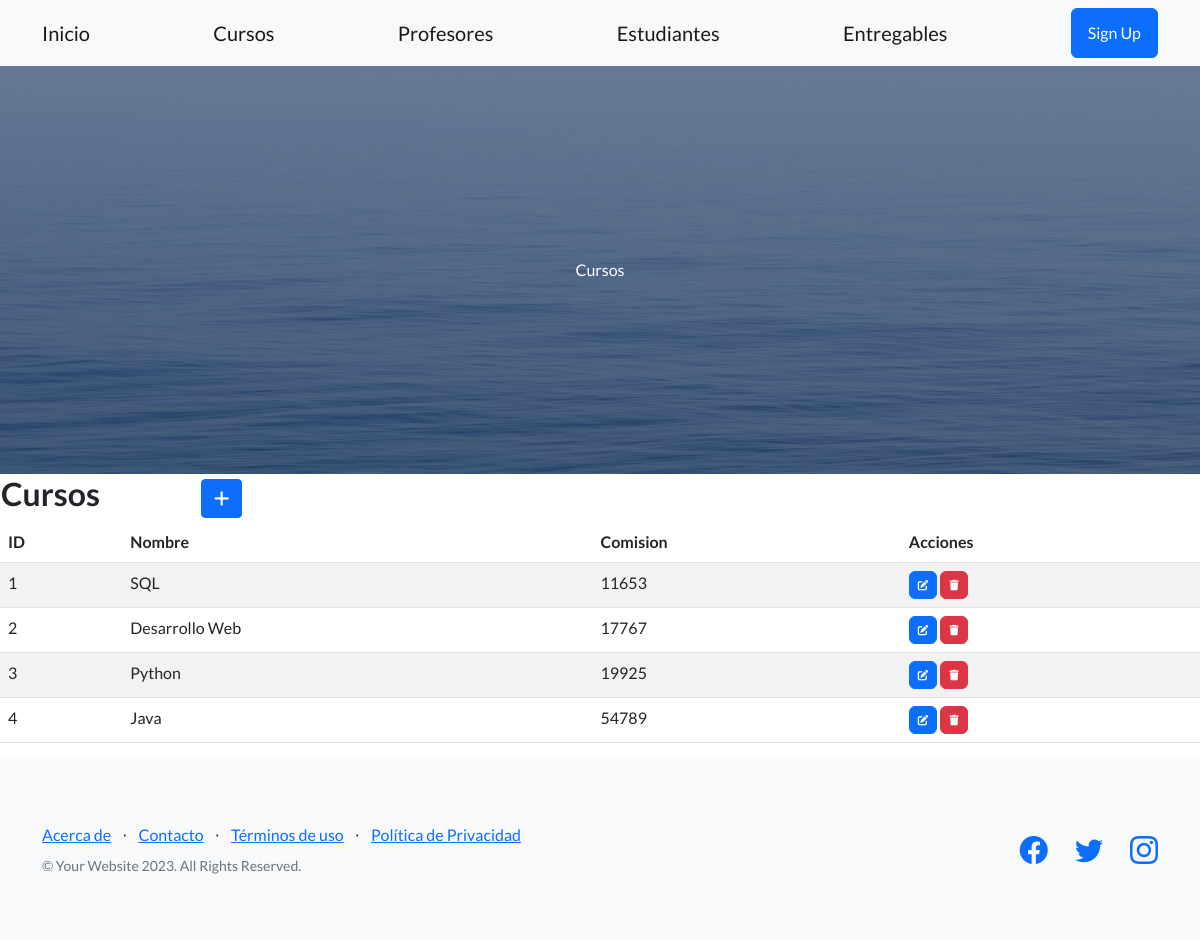
Screenshot of /cursos/ with the database file from the repository.
### aplicacion/models.py (models this page shows, shortened)
class Curso(models.Model):
    nombre = models.CharField(max_length=40)
    comision = models.IntegerField()

### aplicacion/views.py (the view)
# urls.py: path('cursos/', CursoList.as_view(), name="cursos" ),
class CursoList(ListView):
    model = Curso

### aplicacion/templates/aplicacion/curso_list.html (shortened to what this page needs)
{% extends 'aplicacion/base.html' %}
{% load static %}
{% block titulo %}
    Cursos
{% endblock titulo %}
{% block contenido %}
<table>
    <tr>
        <td width="200"><h2>Cursos</h2></td>
        <td>
            <a
            href="{% url 'create_curso' %}"
            class="btn btn-primary btn-sm"
            >
            </a>
        </td>
    </tr>
</table>
<table class="table table-striped">
    <thead>
        <tr>
            <th>ID</th>
            <th>Nombre</th>
            <th>Comision</th>
            <th>Acciones</th>
        </tr>
    </thead>
    <tbody>
    {% for curso in curso_list %}
    <tr>
        <td>{{ curso.id }}</td>
        <td>{{ curso.nombre }}</td>
        <td>{{ curso.comision }}</td>
        <td>
            <a
              href="{% url 'update_curso' curso.id %}"
              class="btn btn-primary"
              style="--bs-btn-padding-y: .25rem; --bs-btn-padding-x: .5rem; --bs-btn-font-size: .75rem;"
              >
            </a>
            <a
              href="{% url 'delete_curso' curso.id %}"
              class="btn btn-danger"
              style="--bs-btn-padding-y: .25rem; --bs-btn-padding-x: .5rem; --bs-btn-font-size: .75rem;"
              >
            </a>
          </td>
    </tr>
    {% endfor %}
    </tbody>
</table>
{% endblock contenido %}

### aplicacion/templates/aplicacion/base.html (shortened to what this page needs)
<!DOCTYPE html>
<html lang="en">
    <head>
        {% load static %}
        <link href="https://cdn.jsdelivr.net/npm/bootstrap-icons@1.5.0/font/bootstrap-icons.css" rel="stylesheet" type="text/css" />
        <link href="{% static 'aplicacion/css/styles.css' %}" rel="stylesheet" />
        <link rel="stylesheet" href="https://cdnjs.cloudflare.com/ajax/libs/font-awesome/6.4.0/css/all.min.css">
    </head>
    <body>
        <nav class="navbar navbar-light bg-light static-top">
            <div class="container">
                <a class="navbar-brand" href="{% url 'home' %}">Inicio</a>
                <a class="navbar-brand" href="{% url 'cursos' %}">Cursos</a>
                <a class="navbar-brand" href="{% url 'profesores' %}">Profesores</a>
                <a class="navbar-brand" href="{% url 'estudiantes' %}">Estudiantes</a>
                <a class="navbar-brand" href="{% url 'entregables' %}">Entregables</a>
                <a class="btn btn-primary" href="#signup">Sign Up</a>
            </div>
        </nav>
        <header class="masthead">
            <div class="container position-relative">
                <div class="row justify-content-center">
                    <div class="col-xl-6">
                        <div class="text-center text-white">
                           {% block titulo %}
                           {% endblock titulo %}
                        </div>
                    </div>
                </div>
            </div>
        </header>
        {% block contenido %}
        {% endblock contenido %}
        <footer class="footer bg-light">
            <div class="container">
                <div class="row">
                    <div class="col-lg-6 h-100 text-center text-lg-start my-auto">
                        <ul class="list-inline mb-2">
                            <li class="list-inline-item"><a href="#!">Acerca de</a></li>
                            <li class="list-inline-item">⋅</li>
                            <li class="list-inline-item"><a href="#!">Contacto</a></li>
                            <li class="list-inline-item">⋅</li>
                            <li class="list-inline-item"><a href="#!">Términos de uso</a></li>
                            <li class="list-inline-item">⋅</li>
                            <li class="list-inline-item"><a href="#!">Política de Privacidad</a></li>
                        </ul>
                        <p class="text-muted small mb-4 mb-lg-0">&copy; Your Website 2023. All Rights Reserved.</p>
                    </div>
                    <div class="col-lg-6 h-100 text-center text-lg-end my-auto">
                        <ul class="list-inline mb-0">
                            <li class="list-inline-item me-4">
                                <a href="#!"><i class="bi-facebook fs-3"></i></a>
                            </li>
                            <li class="list-inline-item me-4">
                                <a href="#!"><i class="bi-twitter fs-3"></i></a>
                            </li>
                            <li class="list-inline-item">
                                <a href="#!"><i class="bi-instagram fs-3"></i></a>
                            </li>
                        </ul>
                    </div>
                </div>
            </div>
        </footer>
    </body>
</html>

### rows the page displays
Curso: id "1", nombre "SQL", comision "11653"
Curso: id "2", nombre "Desarrollo Web", comision "17767"
Curso: id "3", nombre "Python", comision "19925"
Curso: id "4", nombre "Java", comision "54789"
